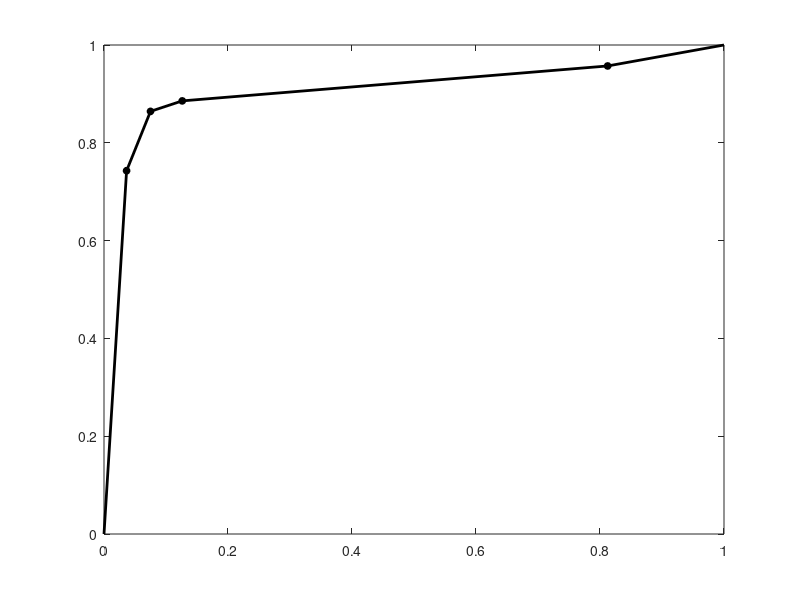

MATLAB code for this plot: (Note: this script raises an error after producing the figure.)
clear; close all
load roc

figure('color','white');
set(gca,'box','on')
hold on;
for s=1:size(roc,1);
        data1=[0 squeeze(roc(s,1,:))' 1];
        data2=[0 squeeze(roc(s,2,:))' 1];

    for p=1:4
        point=squeeze(roc(s,:,p));
        plot(point(1),point(2),'ok','MarkerSize',5,'MarkerFaceColor','k');
        %plot(0,0,'ok','MarkerSize',5,'MarkerFaceColor','k');
        %plot(1,1,'ok','MarkerSize',5,'MarkerFaceColor','k');
    end
    line(data1,data2,'Linewidth',2,'color','k');
    Axis([0 1 0 1]);
end